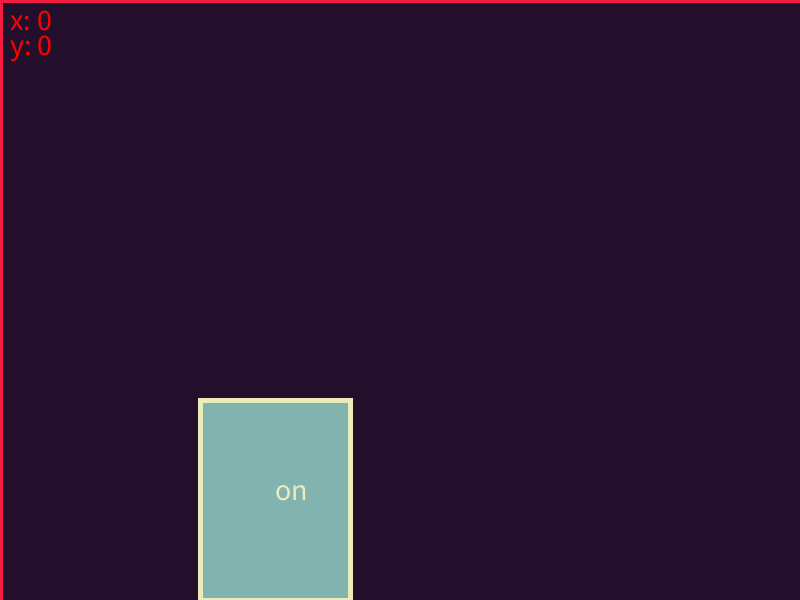
Frame 1 (no input)
Frame 60 (the mouse pressed at the canvas centre just before this capture): identical to frame 1, image omitted
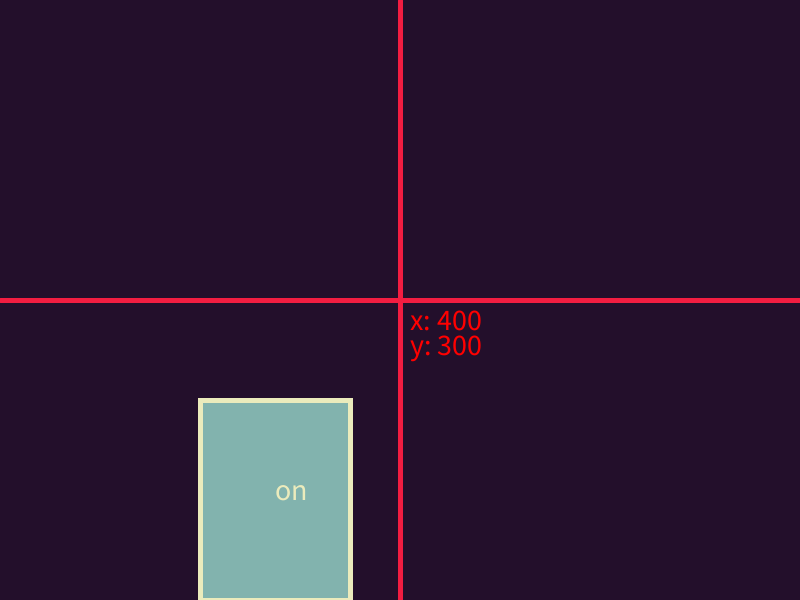
Frame 120 (the mouse held since frame 60 and released just before this capture)

The Processing sketch that drew these frames (run headless with seeded random() and noise(); from frame 60 on, the mouse is pressed at the canvas centre):

// Processing sketch: Lesson4E
// ── Lesson4E.pde
// Palette
color darkPurple = #230F2B;
color pink       = #F21D41;
color lightGreen = #EBEBBC;
color medGreen   = #BCE3C5;
color darkGreen  = #82B3AE;

int toggle;

void setup() {
  size(800, 600);
  strokeWeight(5);
  textSize(30);
  toggle = 1;
}

void draw() {
  background(darkPurple);

  fill(darkGreen);
  stroke(lightGreen);
  rect(200, 400, 150, 200);

  stroke(pink);

  if (toggle > 0) {
    guideline();
    fill(lightGreen);   // ← reset text color
    text("on", 275, 500);
  } else {
    fill(lightGreen);   // ← reset text color
    text("off", 275, 500);
  }
}

void mouseReleased() {
  if (mouseX > 200 && mouseX < 350 && mouseY > 400 && mouseY < 600) {
    toggle = -toggle;
  }
}

void guideline() {
  // Crosshair lines
  stroke(pink);
  line(mouseX, 0, mouseX, height);
  line(0, mouseY, width, mouseY);

  // Coordinates
  fill(255, 0, 0);
  text("x: " + mouseX, mouseX + 10, mouseY + 30);
  text("y: " + mouseY, mouseX + 10, mouseY + 55);

  // Reset fill so other text doesn't disappear
  fill(lightGreen);
}
